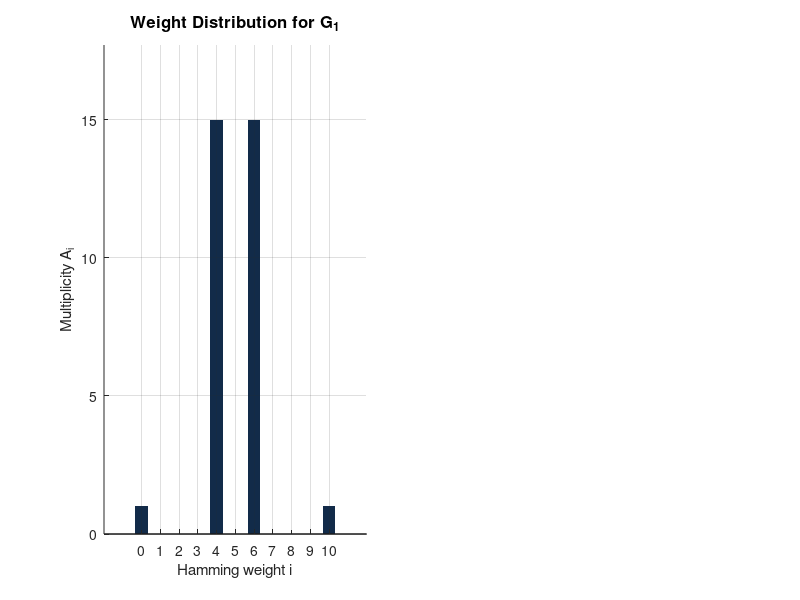

Source code (MATLAB): (Note: this script raises an error after producing the figure.)
clc;
clear;
close all;
I = eye(5);
A = [1 1 1 0 0;
    0 1 1 1 0;
    0 0 1 1 1;
    1 0 0 1 1;
    1 1 0 0 1;];
B = [1 1 0 0 0;
    0 1 1 1 0;
    0 0 1 1 1;
    1 0 0 1 1;
    1 1 0 0 1;];
G1 = [I A];
G2 = [I B];
k = 5;
%% 1 
v = dec2bin(0:2^k-1) - '0';
%% 2
c1 = mod(v*G1, 2);
c2 = mod(v*G2, 2);
%% 3 and 4
%variable define
hw1=zeros(32, 1);
hw2=zeros(32, 1);
mult1=zeros(11,1);
mult2=zeros(11,1);
for i=1:32
    %hamming weight
    hw1(i, 1) = sum(c1(i, : ));
    hw2(i, 1) = sum(c2(i, :));
    %Multiplicities
    a1 = hw1(i, 1); %%temp variables
    a2 = hw2(i, 1);
    mult1(a1+1, 1) = mult1(a1+1, 1) + 1;
    mult2(a2+1, 1) = mult2(a2+1, 1) + 1;
end
%% 5
% we don't calculate the hamming distance of vector row 32 because it's
% redundant since it is calculated by all the precedent vectors so on the
% 32x32 matrix hd it would all be zeroes
min1 = zeros(31,1);
min2 = zeros(31,1);
hd1 = zeros(32, 32);
hd2 = zeros(32, 32);
for i=1:31
    for j= i+1:32
        hd1(i,j) = sum(xor(c1(i,1:10), c1(j,1:10))) ;
        hd2(i,j) = sum(xor(c2(i,1:10), c2(j,1:10))) ;

    end
    min1(i,:) = min(setdiff(unique(hd1(i,:)), 0));
    min2(i,:) = min(setdiff(unique(hd2(i,:)), 0));
end

% Colori coordinati con la presentazione Beamer
navy = [18, 43, 73] / 255;
teal = [0, 128, 128] / 255;

% --- Figura 1: Molteplicità A_i per G1 e G2 (Slide 5) ---
fig1 = figure('Color', 'w', 'Position', [100, 100, 900, 360]);

subplot(1, 2, 1);
b1 = bar(0:10, mult1, 'FaceColor', navy, 'EdgeColor', 'none', 'BarWidth', 0.65);
title('Weight Distribution for G_1', 'FontSize', 12, 'FontWeight', 'bold');
xlabel('Hamming weight i', 'FontSize', 11);
ylabel('Multiplicity A_i', 'FontSize', 11);
xticks(0:10);
ylim([0, max(mult1)*1.18]);
grid on; box off;
text(b1.XEndPoints, b1.YEndPoints, string(mult1), ...
    'HorizontalAlignment', 'center', 'VerticalAlignment', 'bottom', 'FontSize', 9);

subplot(1, 2, 2);
b2 = bar(0:10, mult2, 'FaceColor', teal, 'EdgeColor', 'none', 'BarWidth', 0.65);
title('Weight Distribution for G_2', 'FontSize', 12, 'FontWeight', 'bold');
xlabel('Hamming weight i', 'FontSize', 11);
ylabel('Multiplicity A_i', 'FontSize', 11);
xticks(0:10);
ylim([0, max(mult2)*1.18]);
grid on; box off;
text(b2.XEndPoints, b2.YEndPoints, string(mult2), ...
    'HorizontalAlignment', 'center', 'VerticalAlignment', 'bottom', 'FontSize', 9);

exportgraphics(fig1, 'E1_P1_Q4.png', 'Resolution', 300);

% --- Figura 2: Distanze minime per G1 e G2 (Slide 6) ---
fig2 = figure('Color', 'w', 'Position', [100, 100, 900, 340]);

subplot(1, 2, 1);
h1 = histogram(min1, 'BinMethod', 'integers', 'BinWidth', 0.45, 'FaceColor', navy, 'FaceAlpha', 1);
title('Minimum Distances for G_1', 'FontSize', 12, 'FontWeight', 'bold');
xlabel('Minimum Hamming distance', 'FontSize', 11);
ylabel('Frequency', 'FontSize', 11);
xticks(2:5); xlim([1.5, 5.5]);
ylim([0, max(h1.Values)*1.18]);
grid on; box off;
centers1 = h1.BinEdges(1:end-1) + diff(h1.BinEdges)/2;
nz1 = h1.Values > 0;
text(centers1(nz1), h1.Values(nz1), string(h1.Values(nz1)), ...
    'HorizontalAlignment', 'center', 'VerticalAlignment', 'bottom', 'FontSize', 9);

subplot(1, 2, 2);
h2 = histogram(min2, 'BinMethod', 'integers', 'BinWidth', 0.45, 'FaceColor', teal, 'FaceAlpha', 1);
title('Minimum Distances for G_2', 'FontSize', 12, 'FontWeight', 'bold');
xlabel('Minimum Hamming distance', 'FontSize', 11);
ylabel('Frequency', 'FontSize', 11);
xticks(2:5); xlim([1.5, 5.5]);
ylim([0, max(h2.Values)*1.18]);
grid on; box off;
centers2 = h2.BinEdges(1:end-1) + diff(h2.BinEdges)/2;
nz2 = h2.Values > 0;
text(centers2(nz2), h2.Values(nz2), string(h2.Values(nz2)), ...
    'HorizontalAlignment', 'center', 'VerticalAlignment', 'bottom', 'FontSize', 9);

exportgraphics(fig2, 'E1_P1_Q5.png', 'Resolution', 300);
